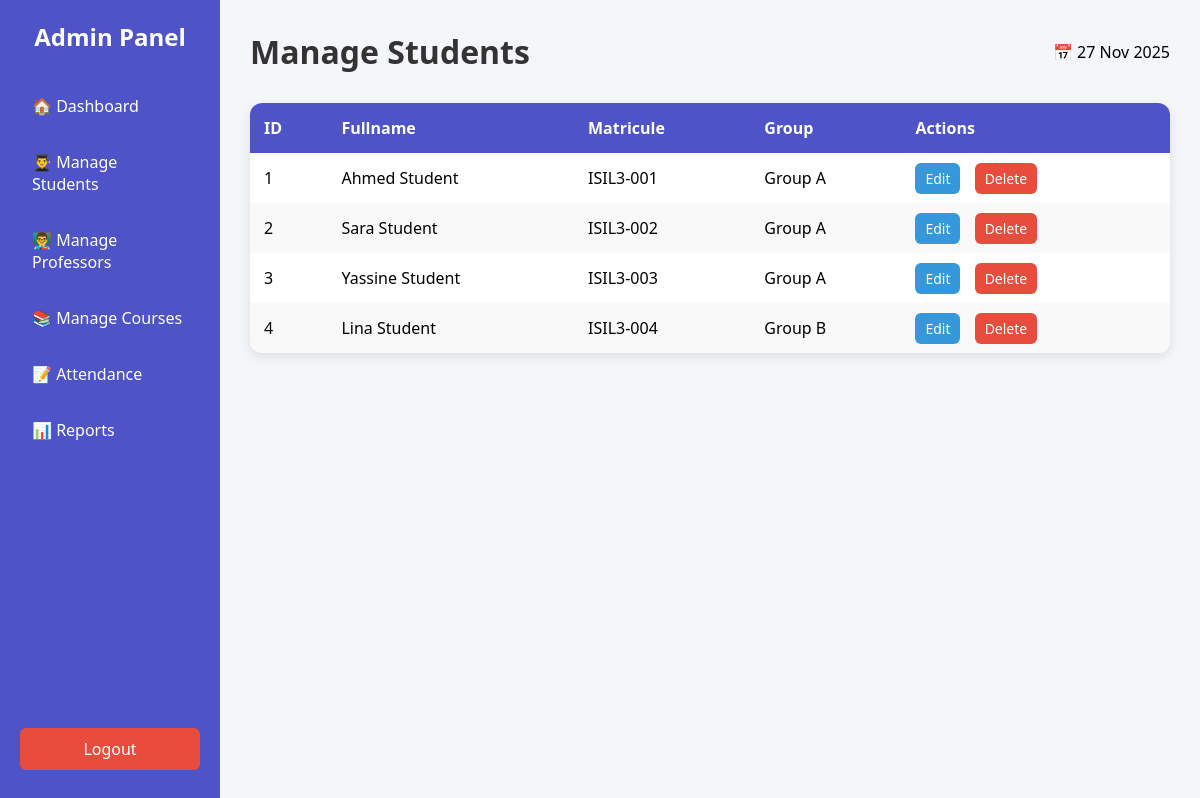
Page /public/admin/students.php (signed in) on the committed database.
### tables this page shows
CREATE TABLE students (
  id INT AUTO_INCREMENT PRIMARY KEY,
  fullname VARCHAR(120) NOT NULL,
  matricule VARCHAR(50) UNIQUE NOT NULL,
  group_id INT,
  FOREIGN KEY (group_id) REFERENCES student_groups(id) ON DELETE SET NULL
);

CREATE TABLE student_groups (
  id INT AUTO_INCREMENT PRIMARY KEY,
  name VARCHAR(50) NOT NULL,
  course_id INT NOT NULL,
  FOREIGN KEY (course_id) REFERENCES courses(id) ON DELETE CASCADE
);

### public/admin/students.php (the view, shortened to what this page needs)
<?php
$host = "127.0.0.1";
$dbname = "attendance_db";
$user = "root";
$pass = "";
try {
    $pdo = new PDO("mysql:host=$host;dbname=$dbname;charset=utf8", $user, $pass);
    $pdo->setAttribute(PDO::ATTR_ERRMODE, PDO::ERRMODE_EXCEPTION);
    $stmt = $pdo->query("
        SELECT students.id, students.fullname, students.matricule, student_groups.name AS grp
        FROM students
        LEFT JOIN student_groups ON student_groups.id = students.group_id
    ");
    $students = $stmt->fetchAll(PDO::FETCH_ASSOC);
} catch (PDOException $e) {
    die("Erreur : " . $e->getMessage());
}
?>
<!DOCTYPE html>
<html lang="en">
<head>
</head>
<body>
  <div class="sidebar">
    <div>
      <h2>Admin Panel</h2>
      <a href="dashboard.php">🏠 Dashboard</a>
      <a href="students.php">👨‍🎓 Manage Students</a>
      <a href="professors.php">👨‍🏫 Manage Professors</a>
      <a href="courses.php">📚 Manage Courses</a>
      <a href="attendance.php">📝 Attendance</a>
      <a href="reports.php">📊 Reports</a>
    </div>
    <div class="logout">
      <a href="../logout.php">Logout</a>
    </div>
  </div>
  <div class="main">
    <div class="header">
      <h1>Manage Students</h1>
      <p>📅 <?= date("d M Y") ?></p>
    </div>
    <table>
      <thead>
        <tr>
          <th>ID</th>
          <th>Fullname</th>
          <th>Matricule</th>
          <th>Group</th>
          <th>Actions</th>
        </tr>
      </thead>
      <tbody>
        <?php foreach ($students as $s): ?>
          <tr>
            <td><?= htmlspecialchars($s['id']) ?></td>
            <td><?= htmlspecialchars($s['fullname']) ?></td>
            <td><?= htmlspecialchars($s['matricule']) ?></td>
            <td><?= htmlspecialchars($s['grp'] ?? '—') ?></td>
            <td class="actions">
              <a href="edit_student.php?id=<?= $s['id'] ?>" class="edit">Edit</a>
              <a href="delete_student.php?id=<?= $s['id'] ?>" class="delete" onclick="return confirm('Delete this student?')">Delete</a>
            </td>
          </tr>
        <?php endforeach; ?>
      </tbody>
    </table>
  </div>
</body>
</html>

### public/admin/students.php (style rules this page uses)
* { margin: 0; padding: 0; box-sizing: border-box; }
body { font-family: 'Segoe UI', sans-serif; background: #f4f6f9; display: flex; min-height: 100vh; }
.sidebar { width: 220px; background: #4e54c8; color: #fff; padding: 20px; display: flex; flex-direction: column; justify-content: space-between; }
.sidebar h2 { margin-bottom: 30px; text-align: center; }
.sidebar a { display: block; color: #fff; text-decoration: none; padding: 12px; border-radius: 6px; margin-bottom: 10px; transition: background 0.3s; }
.main { flex: 1; padding: 30px; }
.header { display: flex; justify-content: space-between; align-items: center; margin-bottom: 30px; }
.header h1 { color: #333; }
table { width: 100%; border-collapse: collapse; background: #fff; border-radius: 12px; overflow: hidden; box-shadow: 0 4px 12px rgba(0,0,0,0.1); }
th, td { padding: 14px; text-align: left; }
th { background: #4e54c8; color: #fff; }
tr:nth-child(even) { background: #f9f9f9; }
.actions a { margin-right: 10px; text-decoration: none; padding: 6px 10px; border-radius: 6px; font-size: 14px; }
.edit { background: #3498db; color: #fff; }
.delete { background: #e74c3c; color: #fff; }
.logout { margin-top: 20px; text-align: center; }
.logout a { color: #fff; text-decoration: none; background: #e74c3c; padding: 10px 15px; border-radius: 6px; transition: background 0.3s; }

### rows in the picture
students: id "1", fullname "Ahmed Student", matricule "ISIL3-001", group.name "Group A"
students: id "2", fullname "Sara Student", matricule "ISIL3-002", group.name "Group A"
students: id "3", fullname "Yassine Student", matricule "ISIL3-003", group.name "Group A"
students: id "4", fullname "Lina Student", matricule "ISIL3-004", group.name "Group B"
